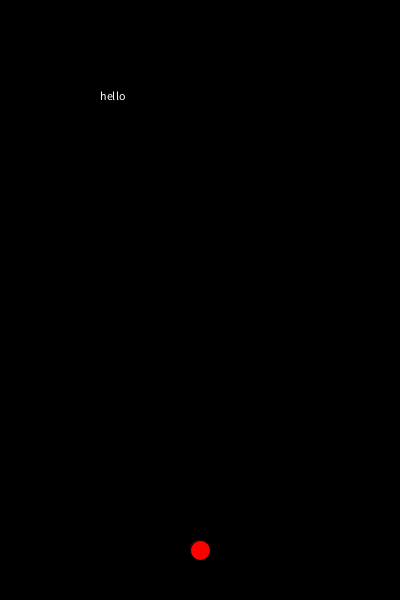
Frame 1 (no input)
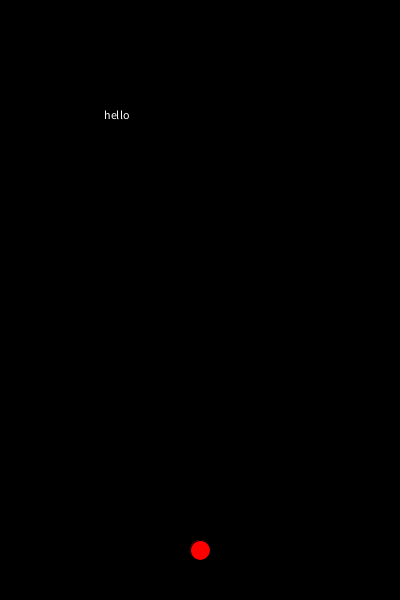
Frame 60 (the mouse pressed at the canvas centre just before this capture)
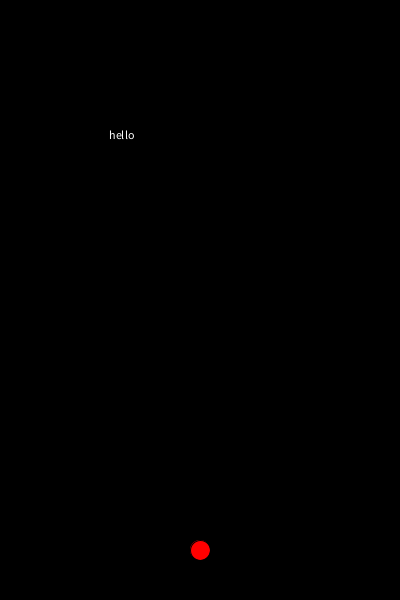
Frame 120 (the mouse held since frame 60 and released just before this capture)

The Processing sketch that drew these frames (run headless with seeded random() and noise(); from frame 60 on, the mouse is pressed at the canvas centre):

// Processing sketch: week06_9
// ── week06_9.pde
void setup(){
  size(400,600);
  textSize(12);
}
String  Q="hello",A="";
float x=100,y=100;
void draw(){
  background(0);
  fill(#FFFFFF);  text(Q,x,y);
  fill(#FF0000);  text(A,x,y);
  ellipse(200,550,20,20);
  float dx=(200-x),dy=(550-y),d=sqrt(dx*dx+dy*dy)*3;
  x+=dx/d;
  y+=dy/d;
  if(keyPressed){
    stroke(255,0,0);
    line(200,500,x,y);
  }
}
void keyPressed(){
  int i=A.length();
  if(key==Q.charAt(i) ){
    A+=key;
  }
}
